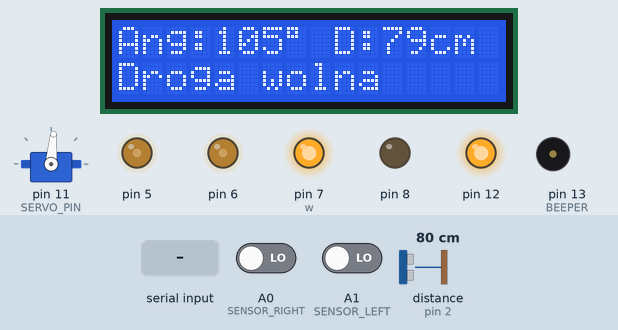
Simulated run of this sketch. Board: Arduino Uno, built with avr-gcc and run on an emulated ATmega328P. Parts: 16×2 character LCD, servo, output pins drawn as LEDs (lit = HIGH), buzzer (waves = sounding, pin HIGH). Wiring (inferred from the names in the program): ultrasonic range finder: trigger pin 9; echo pin 2. Inputs (shaded band) come from the test bench; at power-on: distance to the obstacle (sensor on pin 2) 80 cm, A0 (SENSOR_RIGHT) LOW, A1 (SENSOR_LEFT) LOW. The echo pulse lasts 58.3 µs per cm; pins used as bus, display or sensor lines are not drawn.

Above: at 0.75 s.
1.3 s: distance to the obstacle (sensor on pin 2) set to 33 cm
At 1.5 s:
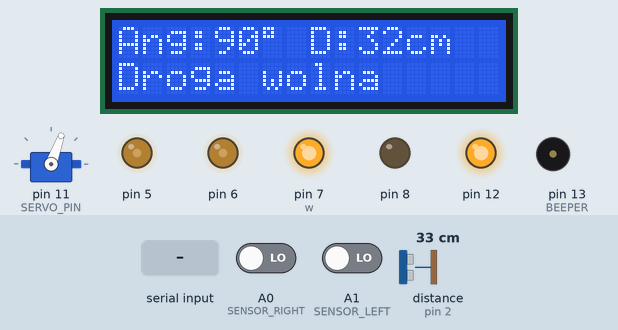
2.9 s: distance to the obstacle (sensor on pin 2) set to 28 cm
At 4.7 s:
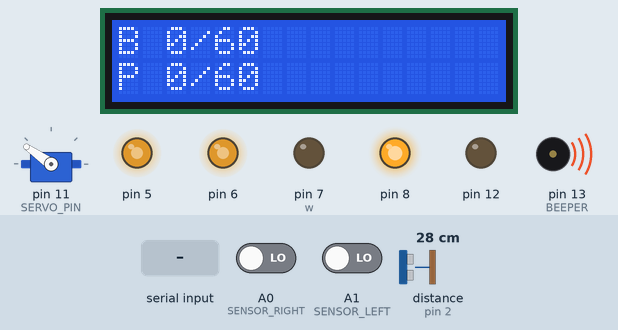
5.3 s: "l" received over Serial
At 8.25 s:
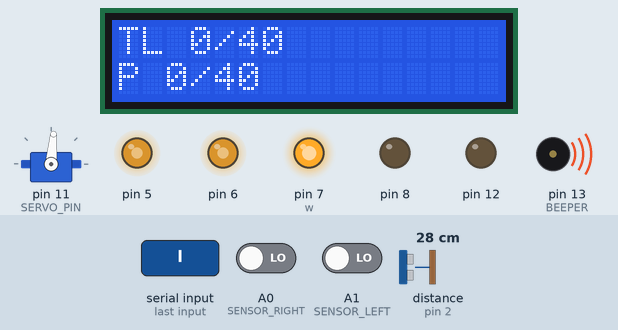
8.3 s: "r" received over Serial
At 8.47 s:
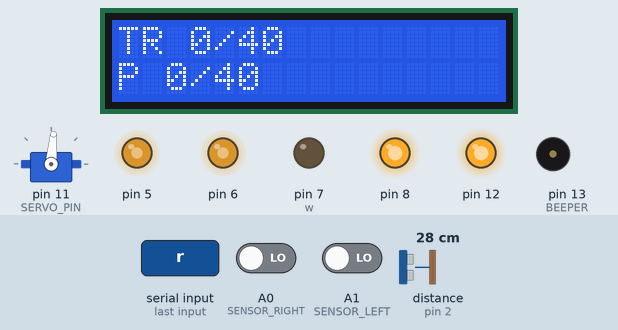
10.4 s: distance to the obstacle (sensor on pin 2) set to 120 cm
At 12.7 s:
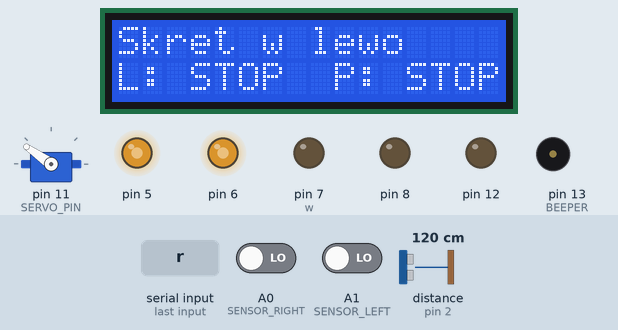
12.8 s: distance to the obstacle (sensor on pin 2) set to 2 cm
At 13.48 s:
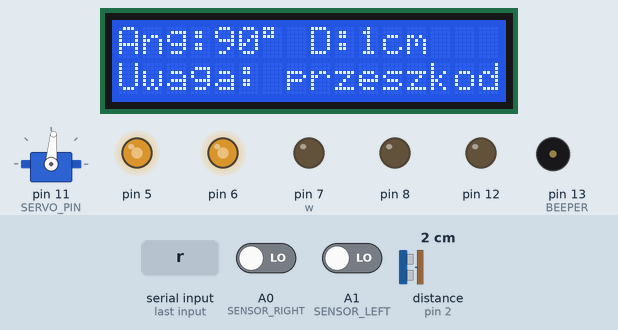
Timing chart, 0 to 16.2 s (numbered marks = the images above; inputs shaded):
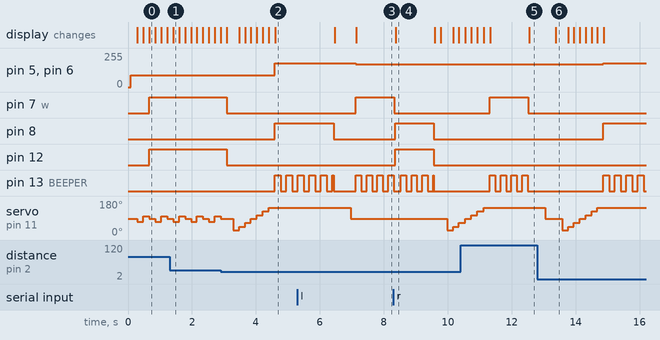

Measured:
- the behaviour switches between 32 and 31 cm on distance to the obstacle (sensor on pin 2) (found by bisection; images 1 and 2)
- after the input at 2.9 s, pin 5, pin 6: 90/255 → 180/255 after 1.7 s; pin 7 (w), pin 12: HIGH → LOW after 0.19 s; pin 8: LOW → HIGH after 1.7 s; pin 13 (BEEPER): alternates HIGH for 0.18 s and LOW for 0.18 s, starting after 1.7 s
- after the input at 5.3 s, pin 5, pin 6: 180/255 → 170/255 after 1.8 s; pin 7 (w): LOW → HIGH after 1.8 s; servo on pin 11 (SERVO_PIN): goes on until 7.0 s, then stays 85°; the display: first differs from a run without the input after 1.8 s (image 3)
- after the input at 8.3 s, pin 5, pin 6: stays 170/255 (without the input it goes to 180/255 after 1.7 s); pin 8: LOW → HIGH after 0.06 s instead of 1.7 s; pin 12: LOW → HIGH after 0.06 s, → LOW 1.2 s later; the display: changes after 0.08 s (image 4)
- after the input at 10.4 s, pin 5, pin 6: stays 170/255 (without the input it goes to 180/255 after 0.88 s); pin 7 (w): LOW → HIGH after 0.91 s, → LOW 1.2 s later; pin 8: stays LOW (without the input it goes to HIGH after 0.88 s)
- after the input at 12.8 s, pin 5, pin 6: 170/255 → 180/255 after 2.1 s; pin 7 (w), pin 12: stays LOW (without the input it goes to HIGH after 0.97 s); pin 8: LOW → HIGH after 2.1 s; pin 13 (BEEPER): alternates HIGH for 0.18 s and LOW for 0.18 s, starting after 2.1 s; the display: changes after 0.58 s (image 6)
- what the display in image 4 shows lasts 1.2 s, from 8.4 s to 9.6 s

The sketch:

lab2_wheelsBasic.ino
```cpp
#include <Arduino.h>
#include <Servo.h>
#include "Wheels.h"

Wheels w;
volatile char cmd;

// Sonar + servo pins
const int SONAR_TRIG = 9;
const int SONAR_ECHO = 2;
const int SERVO_PIN  = 11;

Servo scanServo;

// --- SERVO BIAS CONFIGURATION ---
// Adjust this value if your servo is physically rotated.
// For example, if 90 degrees logically actually points slightly right,
// try a negative number like -5 or -10 to center it.
const int SERVO_OFFSET = -5;

const int SCAN_MIN_ANGLE = 30;
const int SCAN_MAX_ANGLE = 150;
const int DIST_THRESHOLD_CM = 30;

static void setServoAngle(int logicalAngle) {
    int physicalAngle = logicalAngle + SERVO_OFFSET;
    physicalAngle = constrain(physicalAngle, 0, 180);

    scanServo.write(physicalAngle);
}

static long measureDistanceCm(int angle) {
  setServoAngle(angle);
  delay(150);

  digitalWrite(SONAR_TRIG, LOW);
  delayMicroseconds(2);
  digitalWrite(SONAR_TRIG, HIGH);
  delayMicroseconds(10);
  digitalWrite(SONAR_TRIG, LOW);

  long duration = pulseIn(SONAR_ECHO, HIGH, 30000);
  long distance = -1;

  if (duration != 0) {
      distance = (duration / 2) / 29.1;
  }

  w.displaySonar(angle, (int)distance);

  return distance;
}

static int scanForBestDirection(int &outDistance) {
  int bestAngle = 90;
  long bestDist = -1;

  for (int a = SCAN_MIN_ANGLE; a <= SCAN_MAX_ANGLE; a += 20) {
    long d = measureDistanceCm(a);
    if (d > bestDist) {
      bestDist = d;
      bestAngle = a;
    }
  }

  outDistance = (int)bestDist;
  return bestAngle;
}

static void avoidObstacleIfNeeded() {
    int quickScanAngles[] = {90, 75, 105};
    bool blocked = false;

    for (int i = 0; i < 3; i++) {
        int dist = (int)measureDistanceCm(quickScanAngles[i]);
        if (dist > 0 && dist <= DIST_THRESHOLD_CM) {
            blocked = true;
            break;
        }
    }

    // If the path is clear, continue driving
    if (!blocked) {
        w.forward();
        return;
    }

    // --- OBSTACLE DETECTED ---
    w.stop();
    delay(200);

    int bestDist = -1;
    int bestAngle = scanForBestDirection(bestDist);

    if (bestDist <= DIST_THRESHOLD_CM) {
        // Both sides are blocked, back up
        w.goBack(30);
        delay(500);
        w.stop();
    } else if (bestAngle > 90) {
        // More space on the left
        w.turnLeft(20);
        delay(500);
        w.stop();
    } else {
        w.turnRight(20);
        delay(500);
        w.stop();
    }

    setServoAngle(90);
    delay(150);
}

static void handleCommand(char c) {
  switch (c) {
    case 'w': w.forward(); break;
    case 'x': w.back(); break;
    case 'a': w.forwardLeft(); break;
    case 'd': w.forwardRight(); break;
    case 'z': w.backLeft(); break;
    case 'c': w.backRight(); break;
    case 'l': w.turnLeft(20); break;
    case 'r': w.turnRight(20); break;
    case 's': w.stop(); break;

    case '1': w.setSpeed(60); break;
    case '2': w.setSpeed(90); break;
    case '3': w.setSpeed(120); break;
    case '4': w.setSpeed(160); break;
    case '5': w.setSpeed(200); break;

    case 'f': w.goForward(200); break;
    case 'b': w.goBack(200); break;
  }
}

void setup() {
  w.attach(7, 8, 5, 12, 13, 6);
  w.setPulsesPerCm(2.0f);
  w.setSpeed(90);

  pinMode(SONAR_TRIG, OUTPUT);
  pinMode(SONAR_ECHO, INPUT);

  scanServo.attach(SERVO_PIN);
  setServoAngle(90);

  Serial.begin(9600);
}

void loop() {
  if (Serial.available() == 0) {
    avoidObstacleIfNeeded();
    return;
  }

  while (Serial.available()) {
    handleCommand((char)Serial.read());
  }
}
```

Wheels.cpp
```cpp
#include <Arduino.h>
#include <Wire.h>
#include <LiquidCrystal_I2C.h>

#include "TimerOne.h"
#include "Wheels.h"

#define MS_PER_CM 30
#define SENSOR_RIGHT A0
#define SENSOR_LEFT A1
#define SET_MOVEMENT(side,f,b) digitalWrite( side[0], f);\
                               digitalWrite( side[1], b)

#define BEEPER 13

long int intPeroid = 500000;
bool reverseBeepEnabled = false;
volatile unsigned long rightWheelTicks = 0;
volatile unsigned long leftWheelTicks = 0;
float pulsesPerCm = 1.0f;

LiquidCrystal_I2C lcd(0x27, 16, 2);

void doBeep() {
  digitalWrite(BEEPER, digitalRead(BEEPER) ^ 1);
}

void TimerUpdate() {
  Timer1.detachInterrupt();
  Timer1.attachInterrupt(doBeep, intPeroid);
}

void TimerStop() {
    Timer1.detachInterrupt();
}

static unsigned long readRightWheelTicks() {
    noInterrupts();
    unsigned long value = rightWheelTicks;
    interrupts();
    return value;
}

static unsigned long readLeftWheelTicks() {
    noInterrupts();
    unsigned long value = leftWheelTicks;
    interrupts();
    return value;
}

static void resetWheelTicks() {
    noInterrupts();
    rightWheelTicks = 0;
    leftWheelTicks = 0;
    interrupts();
}

static int distanceToTargetTicks(int cm) {
    int targetTicks = (int)(cm * pulsesPerCm + 0.5f);
    if (targetTicks <= 0) {
        targetTicks = 1;
    }

    return targetTicks;
}

static void setupWheelSensors() {
    pinMode(SENSOR_RIGHT, INPUT);
    pinMode(SENSOR_LEFT, INPUT);

    PCICR = 0x02;
    PCMSK1 = 0x03;
}

static void showProgress(const char *title, unsigned long leftTicks, unsigned long rightTicks, int targetTicks) {
    lcd.clear();
    lcd.setCursor(0, 0);
    lcd.print(title);
    lcd.print(" ");
    lcd.print(leftTicks);
    lcd.print("/");
    lcd.print(targetTicks);

    lcd.setCursor(0, 1);
    lcd.print("P ");
    lcd.print(rightTicks);
    lcd.print("/");
    lcd.print(targetTicks);
}

ISR(PCINT1_vect) {
    if (PINC & (1 << PC0)) {
        rightWheelTicks++;
    }

    if (PINC & (1 << PC1)) {
        leftWheelTicks++;
    }
}


uint8_t arrowRight[8] = {
    0b01000,
    0b01100,
    0b00110,
    0b11111,
    0b11111,
    0b00110,
    0b01100,
    0b01000
};

uint8_t arrowLeft[8] = {
    0b00010,
    0b00110,
    0b01100,
    0b11111,
    0b11111,
    0b01100,
    0b00110,
    0b00010
};

Wheels::Wheels()
{ }

void Wheels::attachRight(int pF, int pB, int pS)
{
    pinMode(pF, OUTPUT);
    pinMode(pB, OUTPUT);
    pinMode(pS, OUTPUT);
    this->pinsRight[0] = pF;
    this->pinsRight[1] = pB;
    this->pinsRight[2] = pS;
}

void Wheels::attachLeft(int pF, int pB, int pS)
{
    pinMode(pF, OUTPUT);
    pinMode(pB, OUTPUT);
    pinMode(pS, OUTPUT);
    this->pinsLeft[0] = pF;
    this->pinsLeft[1] = pB;
    this->pinsLeft[2] = pS;
}

void Wheels::setSpeedRight(uint8_t s)
{
    analogWrite(this->pinsRight[2], s);
}

void Wheels::setSpeedLeft(uint8_t s)
{
    analogWrite(this->pinsLeft[2], s);
}

void Wheels::setSpeed(uint8_t s)
{
    setSpeedLeft(s);
    setSpeedRight(s);
    intPeroid = max(50000L, (long)s * 1000L);

    if (reverseBeepEnabled) {
        TimerUpdate();
    }
}

void Wheels::attach(int pRF, int pRB, int pRS, int pLF, int pLB, int pLS)
{
    this->attachRight(pRF, pRB, pRS);
    this->attachLeft(pLF, pLB, pLS);


    pinMode(BEEPER, OUTPUT);
    Timer1.initialize();
    TimerStop();
    setupWheelSensors();
    resetWheelTicks();

    lcd.init();
    lcd.backlight();

    // create our own chars in lcd memory
    lcd.createChar(0, arrowRight);
    lcd.createChar(1, arrowLeft);

    lcd.clear();
    lcd.print("Autko gotowe!");
}

void Wheels::forwardLeft()
{
    SET_MOVEMENT(pinsLeft, HIGH, LOW);
}

void Wheels::forwardRight()
{
    SET_MOVEMENT(pinsRight, HIGH, LOW);
}

void Wheels::backLeft()
{
    SET_MOVEMENT(pinsLeft, LOW, HIGH);
}

void Wheels::backRight()
{
    SET_MOVEMENT(pinsRight, LOW, HIGH);
}

void Wheels::forward()
{
    reverseBeepEnabled = false;
    TimerStop();
    this->forwardLeft();
    this->forwardRight();
}

void Wheels::back()
{
    reverseBeepEnabled = true;
    TimerUpdate();
    this->backLeft();
    this->backRight();
}

void Wheels::stopLeft()
{
    SET_MOVEMENT(pinsLeft, LOW, LOW);
}

void Wheels::stopRight()
{
    SET_MOVEMENT(pinsRight, LOW, LOW);
}

void Wheels::stop()
{
    reverseBeepEnabled = false;
    TimerStop();
    this->stopLeft();
    this->stopRight();
}

void Wheels::goForward(int cm)
{
    int currentSpeed = 180;
    int targetTicks = distanceToTargetTicks(cm);
    unsigned long startTime = millis();
    unsigned long timeoutMs = max(1000L, (long)MS_PER_CM * cm * 2L);

    resetWheelTicks();
    setSpeed(currentSpeed);
    forward();

    while (true) {
        unsigned long leftTicks = readLeftWheelTicks();
        unsigned long rightTicks = readRightWheelTicks();

        if (leftTicks >= (unsigned long)targetTicks && rightTicks >= (unsigned long)targetTicks) {
            break;
        }

        if (millis() - startTime >= timeoutMs) {
            break;
        }

        showProgress("F", leftTicks, rightTicks, targetTicks);
        delay(50);
    }

    stop();

    lcd.clear();
    lcd.print("Cel osiagiety!");
    lcd.setCursor(0, 1);
    lcd.print("L: STOP  P: STOP");
}

void Wheels::goBack(int cm)
{
    int currentSpeed = 180;
    int targetTicks = distanceToTargetTicks(cm);
    unsigned long startTime = millis();
    unsigned long timeoutMs = max(1000L, (long)MS_PER_CM * cm * 2L);

    resetWheelTicks();
    setSpeed(currentSpeed);
    back();

    while (true) {
        unsigned long leftTicks = readLeftWheelTicks();
        unsigned long rightTicks = readRightWheelTicks();

        if (leftTicks >= (unsigned long)targetTicks && rightTicks >= (unsigned long)targetTicks) {
            break;
        }

        if (millis() - startTime >= timeoutMs) {
            break;
        }

        showProgress("B", leftTicks, rightTicks, targetTicks);
        delay(50);
    }

    stop();

    lcd.clear();
    lcd.print("Zatrzymany (Tyl)");
    lcd.setCursor(0, 1);
    lcd.print("L: STOP  P: STOP");
}

void Wheels::turnLeft(int cm)
{
    int currentSpeed = 170;
    int targetTicks = distanceToTargetTicks(cm);
    unsigned long startTime = millis();
    unsigned long timeoutMs = max(1000L, (long)MS_PER_CM * cm * 2L);

    resetWheelTicks();
    setSpeed(currentSpeed);
    reverseBeepEnabled = true;
    TimerUpdate();
    backLeft();
    forwardRight();

    while (true) {
        unsigned long leftTicks = readLeftWheelTicks();
        unsigned long rightTicks = readRightWheelTicks();

        if (leftTicks >= (unsigned long)targetTicks && rightTicks >= (unsigned long)targetTicks) {
            break;
        }

        if (millis() - startTime >= timeoutMs) {
            break;
        }

        showProgress("TL", leftTicks, rightTicks, targetTicks);
        delay(50);
    }

    stop();

    lcd.clear();
    lcd.print("Skret w lewo");
    lcd.setCursor(0, 1);
    lcd.print("L: STOP  P: STOP");
}

void Wheels::turnRight(int cm)
{
    int currentSpeed = 170;
    int targetTicks = distanceToTargetTicks(cm);
    unsigned long startTime = millis();
    unsigned long timeoutMs = max(1000L, (long)MS_PER_CM * cm * 2L);

    resetWheelTicks();
    setSpeed(currentSpeed);
    reverseBeepEnabled = true;
    TimerUpdate();
    forwardLeft();
    backRight();

    while (true) {
        unsigned long leftTicks = readLeftWheelTicks();
        unsigned long rightTicks = readRightWheelTicks();

        if (leftTicks >= (unsigned long)targetTicks && rightTicks >= (unsigned long)targetTicks) {
            break;
        }

        if (millis() - startTime >= timeoutMs) {
            break;
        }

        showProgress("TR", leftTicks, rightTicks, targetTicks);
        delay(50);
    }

    stop();

    lcd.clear();
    lcd.print("Skret w prawo");
    lcd.setCursor(0, 1);
    lcd.print("L: STOP  P: STOP");
}

void Wheels::resetEncoders()
{
    resetWheelTicks();
}

unsigned long Wheels::getLeftTicks()
{
    return readLeftWheelTicks();
}

unsigned long Wheels::getRightTicks()
{
    return readRightWheelTicks();
}

void Wheels::setPulsesPerCm(float value)
{
    if (value > 0.0f) {
        pulsesPerCm = value;
    }
}

float Wheels::getPulsesPerCm()
{
    return pulsesPerCm;
}

void Wheels::showSpeedMeasurement(int setSpeedValue, float cmPerSec)
{
    lcd.clear();
    lcd.setCursor(0, 0);
    lcd.print("setSpeed: ");
    lcd.print(setSpeedValue);
    lcd.setCursor(0, 1);
    lcd.print("v=");
    lcd.print(cmPerSec, 2);
    lcd.print(" cm/s");
}

void Wheels::displaySonar(int angle, int distanceCm)
{
    lcd.clear();
    lcd.setCursor(0, 0);
    lcd.print("Ang:");
    lcd.print(angle);
    lcd.print((char)223); // degree symbol
    lcd.print(" ");
    lcd.print("D:");
    lcd.print(distanceCm);
    lcd.print("cm");

    lcd.setCursor(0, 1);
    if (distanceCm <= 0) {
        lcd.print("Brak odczytu   ");
    } else if (distanceCm < 20) {
        lcd.print("Uwaga: przeszkoda");
    } else {
        lcd.print("Droga wolna      ");
    }
}
```

Wheels.h
```cpp
/*
 * prosta implementacja klasy obsługującej
 * silniki pojazdu za pośrednictwem modułu L298
 *
 * Sterowanie odbywa się przez:
 * 1)  powiązanie odpowiednich pinów I/O Arduino metodą attach()
 * 2)  ustalenie prędkości setSpeed*()
 * 3)  wywołanie funkcji ruchu
 *
 * TODO:
 *  - zabezpieczenie przed ruchem bez attach()
 *  - ustawienie domyślnej prędkości != 0
 */


#include <Arduino.h>


#ifndef Wheels_h
#define Wheels_h


class Wheels {
    public:
        Wheels();
        /*
         *  pinForward - wejście "naprzód" L298
         *  pinBack    - wejście "wstecz" L298
         *  pinSpeed   - wejście "enable/PWM" L298
         */
        void attachRight(int pinForward, int pinBack, int pinSpeed);
        void attachLeft(int pinForward, int pinBack, int pinSpeed);
        void attach(int pinRightForward, int pinRightBack, int pinRightSpeed,
                    int pinLeftForward, int pinLeftBack, int pinLeftSpeed);
        /*
         *  funkcje ruchu
         */
        void forward();
        void forwardLeft();
        void forwardRight();
        void back();
        void backLeft();
        void backRight();
        void stop();
        void stopLeft();
        void stopRight();
        /*
         *  ustawienie prędkości obrotowej (przez PWM)
         *   - minimalna efektywna wartość 60
         *      może zależeć od stanu naładowania baterii
         */
        void setSpeed(uint8_t);
        void setSpeedRight(uint8_t);
        void setSpeedLeft(uint8_t);

        void goForward(int cm);
        void goBack(int cm);
        void turnLeft(int cm);
        void turnRight(int cm);
        void resetEncoders();
        unsigned long getLeftTicks();
        unsigned long getRightTicks();
        void setPulsesPerCm(float value);
        float getPulsesPerCm();
        void showSpeedMeasurement(int setSpeedValue, float cmPerSec);
        void displaySonar(int angle, int distanceCm);

    private:
        int pinsRight[3];
        int pinsLeft[3];
};


#endif
```
